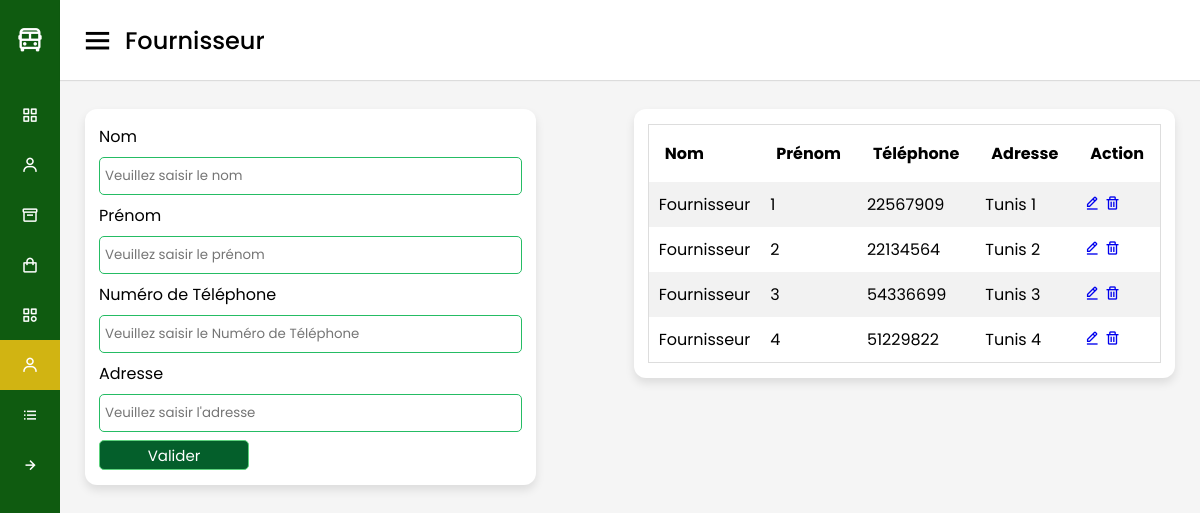
/vue/fournisseur.php, run on the app's committed database.
### tables this page shows
CREATE TABLE `fournisseur` (
  `id` int(11) NOT NULL,
  `nom` varchar(30) NOT NULL,
  `prenom` varchar(30) NOT NULL,
  `telephone` varchar(15) NOT NULL,
  `adresse` varchar(50) NOT NULL
);

### model/function.php (called while the page is built, shortened)
<?php
function getFournisseur($id=null)
{
    if (!empty($id)) {
        $sql= "SELECT * FROM fournisseur WHERE id=?";
        $req= $GLOBALS['connexion']->prepare($sql);
        $req->execute(array($id));
        return $req->fetch();
        }
    else {
        $sql= "SELECT * FROM fournisseur";
        $req= $GLOBALS['connexion']->prepare($sql);
        $req->execute();
        return $req->fetchAll();
    }
}

### vue/fournisseur.php (the view, shortened to what this page needs)
<?php
include 'entete.php';
?>
<div class="home-content">
    <div class="overview-boxes">
        <div class="box">
            <form action="<?= !empty($_GET['id']) ? "../model/modifFournisseur.php" : "../model/ajoutFournisseur.php" ?>"  method="post">
                <label for="nom">Nom</label>
                <input value="<?= !empty($_GET['id']) ? $fournisseur['nom'] : "" ?>" type="text" name="nom" id="nom" placeholder="Veuillez saisir le nom">
                <label for="prenom">Prénom</label>
                <input value="<?= !empty($_GET['id']) ? $fournisseur['prenom'] : "" ?>" type="text" name="prenom" id="prenom" placeholder="Veuillez saisir le prénom">
                <label for="telephone">Numéro de Téléphone</label>
                <input value="<?= !empty($_GET['id']) ? $fournisseur['telephone'] : "" ?>" type="text" name="telephone" id="telephone" placeholder="Veuillez saisir le Numéro de Téléphone">
                <label for="adresse">Adresse</label>
                <input value="<?= !empty($_GET['id']) ? $fournisseur['adresse'] : "" ?>" type="text" name="adresse" id="adresse" placeholder="Veuillez saisir l'adresse">
                <button type="submit">Valider</button>
            </form>
        </div>
        <div class="box">
            <table class="mtable">
                <tr>
                    <th>Nom</th>
                    <th>Prénom</th>
                    <th>Téléphone</th>
                    <th>Adresse</th>
                    <th>Action</th>
                </tr>
                <?php
                    $fournisseurs = getFournisseur();
                    if(!empty($fournisseurs) && is_array($fournisseurs)){
                        foreach ($fournisseurs as $key => $value) {
                        ?>
                        <tr>
                            <td><?= $value['nom'] ?></td>
                            <td><?= $value['prenom'] ?></td>
                            <td><?= $value['telephone'] ?></td>
                            <td><?= $value['adresse'] ?></td>
                            <td>
                                <a href="?id=<?= $value['id'] ?>"><i class='bx bx-edit-alt'></i></a>
                                <a href="../model/suppfournisseur.php?id=<?= $value['id'] ?>" onclick="return confirm('Êtes-vous sûr de vouloir supprimer ce fournisseur?')"><i class='bx bx-trash'></i></a>
                            </td>
                        </tr>
                        <?php
                        }
                    }
                ?>
            </table>
        </div>
    </div>
</div>
<?php
include 'pied.php';
?>

### public/style.css (style rules this page uses)
* { margin: 0; padding: 0; box-sizing: border-box; font-family: "Poppins", sans-serif; }
.home-section .home-content { position: relative; padding-top: 104px; }
.home-content .overview-boxes { display: flex; align-items: flex-start; justify-content: space-between; flex-wrap: nowrap; padding: 0 20px; margin-bottom: 26px; }
.overview-boxes .box { display: flex; align-items: center; justify-content: center; min-width: calc(100% / 4 - 15px); background: #fff; padding: 15px 14px; border-radius: 12px; box-shadow: 0 5px 10px rgba(0, 0, 0, 0.1); margin: 5px; }
input, textarea, select { margin-bottom: 10px; box-sizing: border-box; width: 100%; margin: 8px 0; padding: 8px 5px; border-radius: 5px; border: 1px solid #25bc64; }
button { background-color: rgb(4, 95, 43); color: white; width: 150px; height: 30px; border: 1px solid #5cd27d; font-size: 15px; border-radius: 5px; }
label { display: block; }
form { width: 100%; }
table.mtable { width: 100%; border-collapse: collapse; width: 100%; border: 1px solid #ddd; }
th, td { text-align: left; padding: 16px; }
table.mtable tr:nth-child(even) { background: #f2f2f2; }
table.mtable td { padding: 10px; }

### data on the page
fournisseur: nom "Fournisseur", prenom "1", telephone "22567909", adresse "Tunis 1"
fournisseur: nom "Fournisseur", prenom "2", telephone "22134564", adresse "Tunis 2"
fournisseur: nom "Fournisseur", prenom "3", telephone "54336699", adresse "Tunis 3"
fournisseur: nom "Fournisseur", prenom "4", telephone "51229822", adresse "Tunis 4"

### other printed values
str_replace(".php", "",basename($_SERVER['PHP_SELF'])) "Fournisseur"
